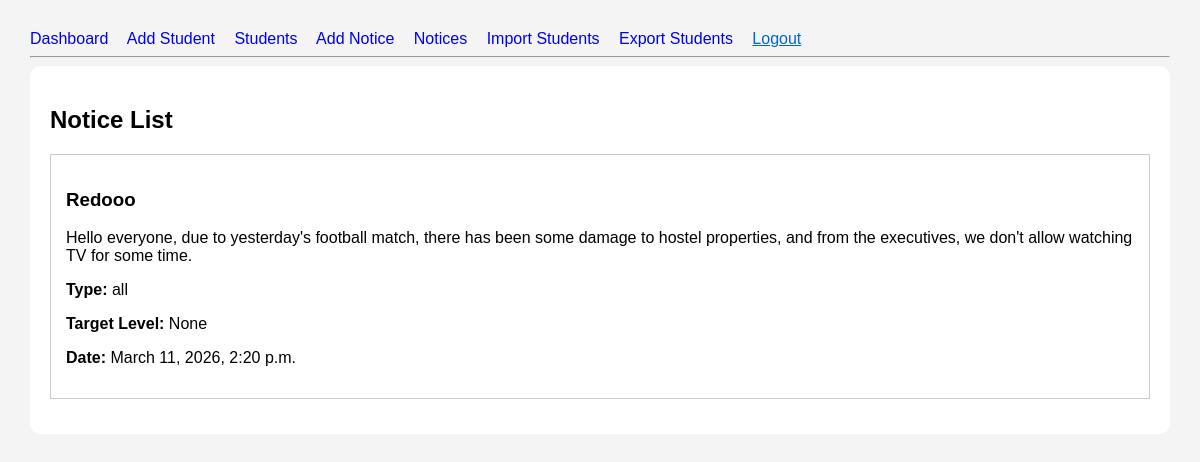
The page /notices/list/ (signed in) on the database its author committed.
### notices/models.py (models this page shows, shortened)
class Notice(models.Model):
    NOTICE_TYPE_CHOICES = [
        ('all', 'All Students'),
        ('level', 'Specific Level'),
        ('selected', 'Selected Students'),
        ('single', 'One Student'),
    ]
    title = models.CharField(max_length=200)
    message = models.TextField()
    notice_type = models.CharField(max_length=20, choices=NOTICE_TYPE_CHOICES)
    target_level = models.CharField(max_length=10, blank=True, null=True)
    target_students = models.ManyToManyField(Student, blank=True) # type: ignore
    created_at = models.DateTimeField(auto_now_add=True)

### notices/views.py (the view)
# urls.py: path('list/', NoticeListView.as_view(), name='notice_list'),
class NoticeListView(LoginRequiredMixin, ListView):
    model = Notice
    template_name = 'notices/notice_list.html'
    context_object_name = 'notices'
    ordering = ['-created_at']

### templates/notices/notice_list.html
{% extends 'base.html' %} {% block content %}
<h2>Notice List</h2>
{% for notice in notices %}
<div style="border: 1px solid #ccc; padding: 15px; margin-bottom: 15px">
  <h3>{{ notice.title }}</h3>
  <p>{{ notice.message }}</p>
  <p><strong>Type:</strong> {{ notice.notice_type }}</p>
  <p><strong>Target Level:</strong> {{ notice.target_level }}</p>
  <p><strong>Date:</strong> {{ notice.created_at }}</p>
</div>
{% empty %}
<p>No notices available.</p>
{% endfor %} {% endblock %}

### templates/base.html (style rules this page uses)
body { font-family: Arial, sans-serif; margin: 30px; background: #f4f4f4; }

### rows shown on the page
Notice: title "Redooo", message "Hello everyone, due to yesterday's football match, there has been some damage to hostel properties, and from the executives, we don't allow watching TV for some time.", notice_type "all", target_level "None", created_at "March 11, 2026, 2:20 p.m."
